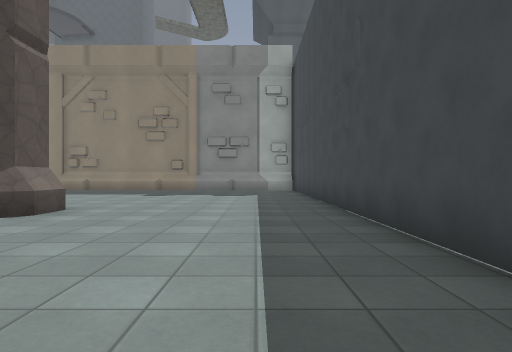
View 1 (above)

24 first-person views from a walk through a 3-D level made in the Godot game engine. The camera is 1.2 m above the floor, looks level and sees 75° across. The floor is counted in squares, 2 m on a side. Each view is taken from the middle of a square. On the plan, view 1 faces up. The plan holds only what a view shows up to about 10 squares ahead; the rest is blank. The place goes on beyond the plan. Flat picture figures and markers are not drawn. Characters and animated objects are left out. Some surface patterns are stand-ins.

View 2
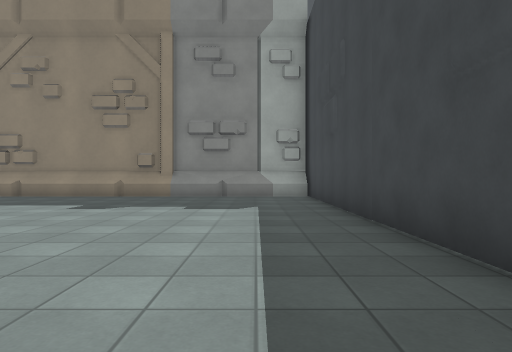

View 3
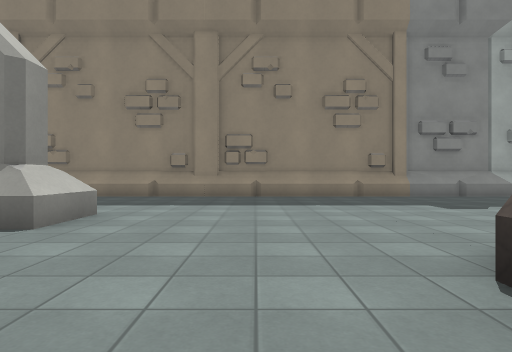

View 4
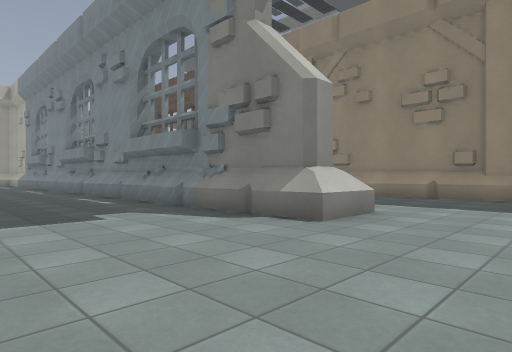

View 5
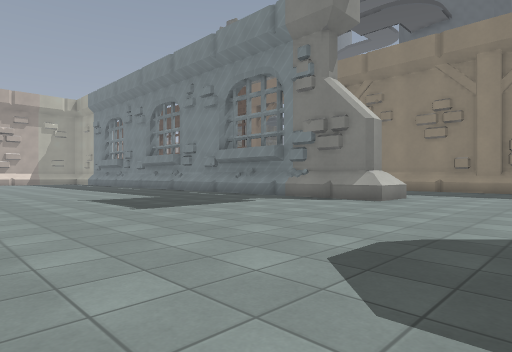

View 6
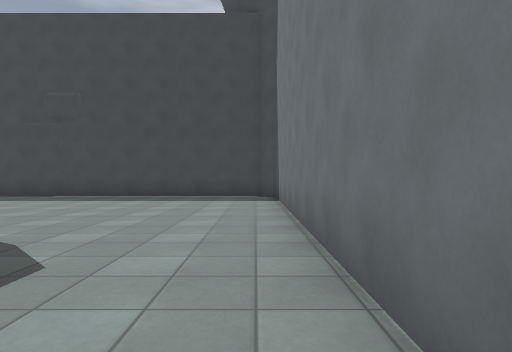

View 7
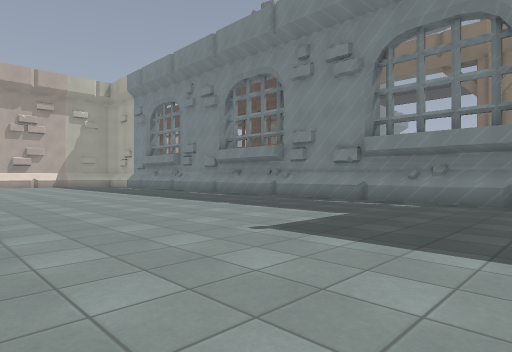

View 8
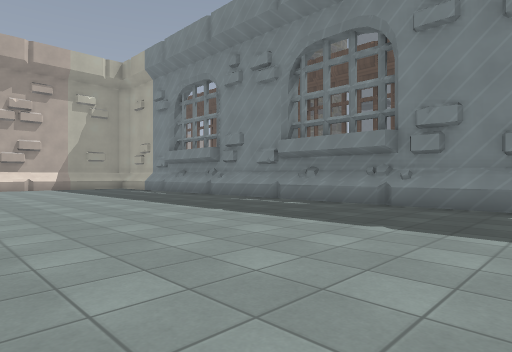

View 9
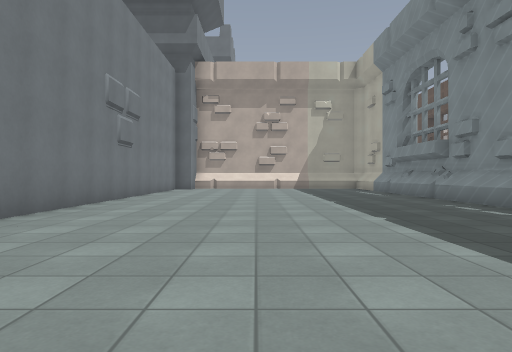

View 10
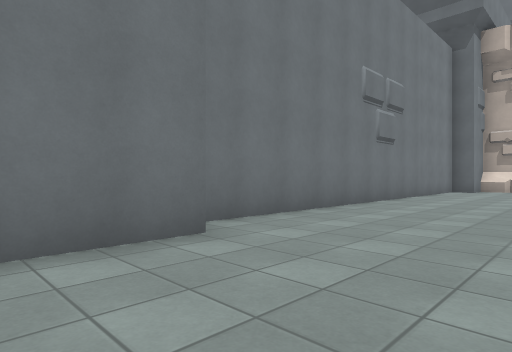

View 11
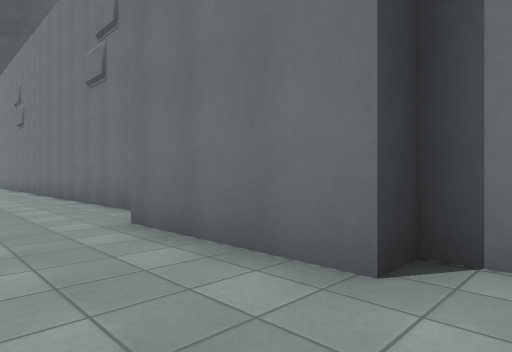

View 12
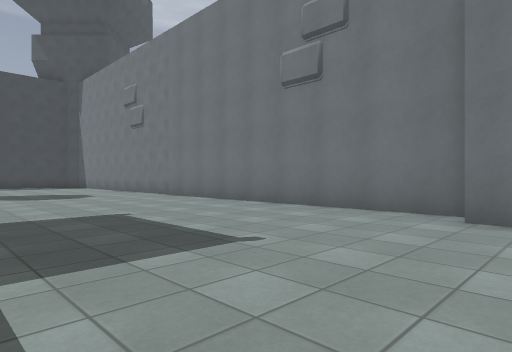

View 13
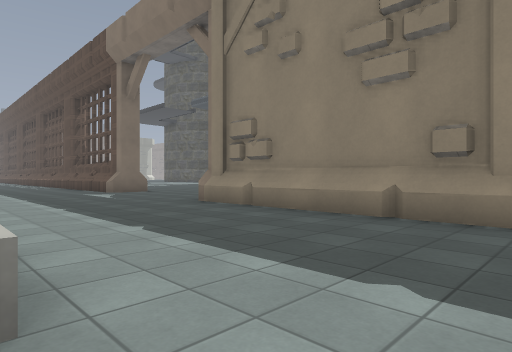

View 14
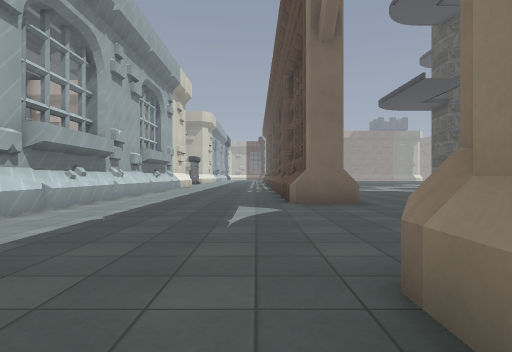

View 15
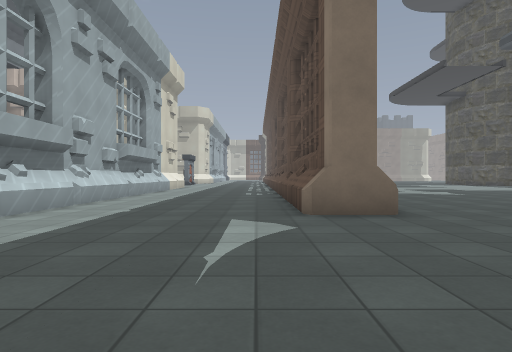

View 16
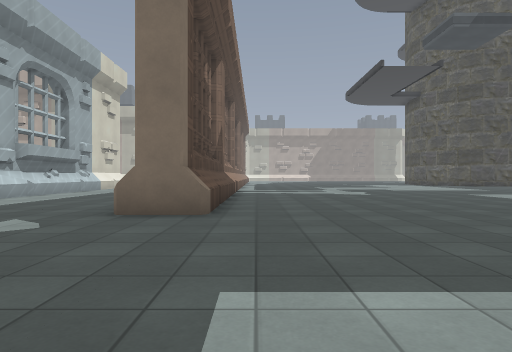

View 17
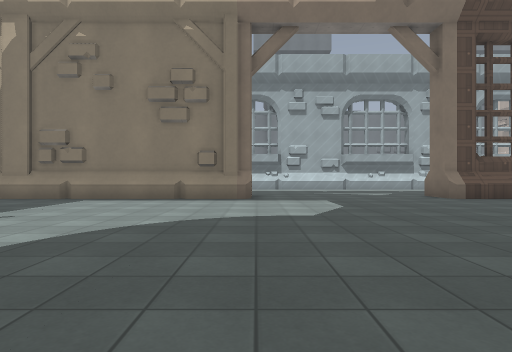

View 18
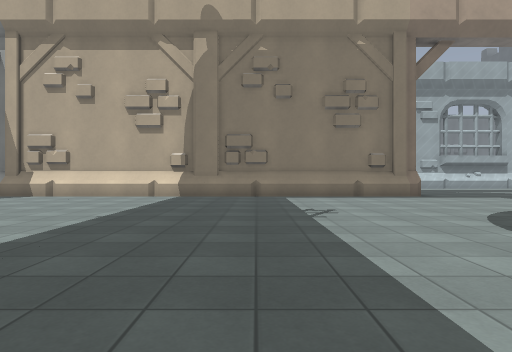

View 19
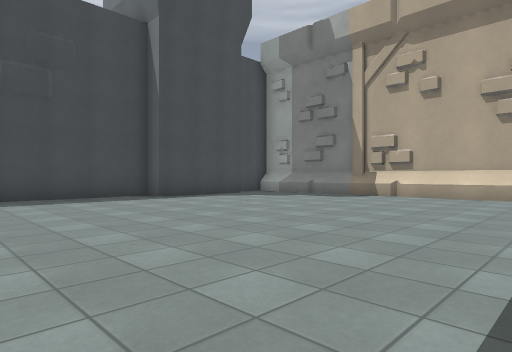

View 20
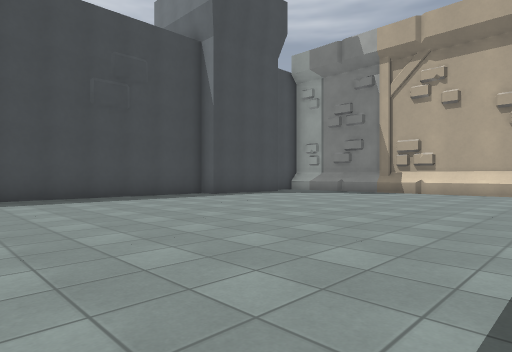

View 21
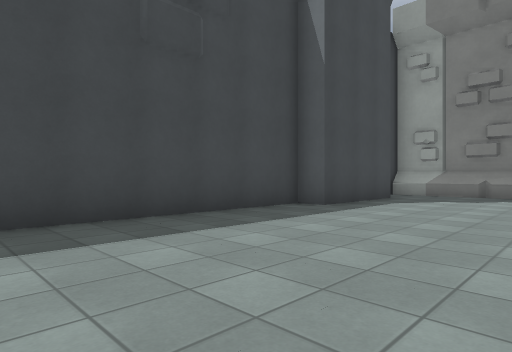

View 22
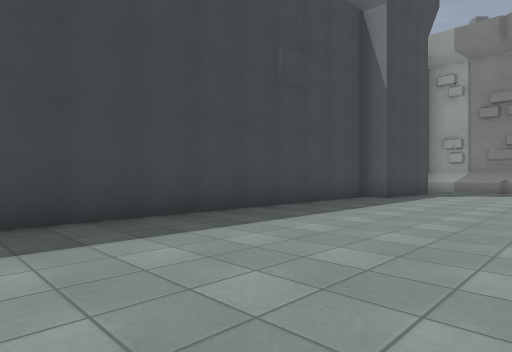

View 23
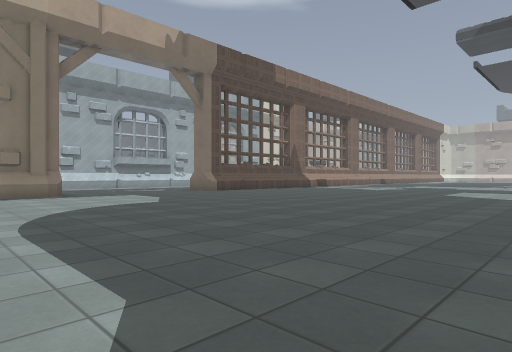

View 24
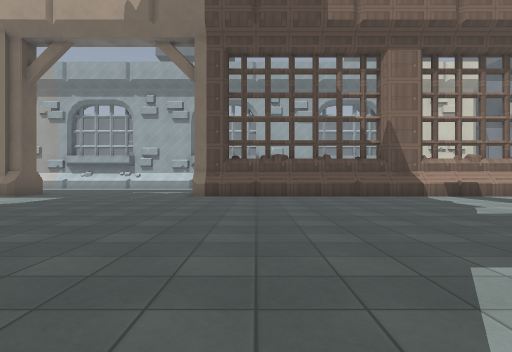

### Floor plan
Points are (right, up) in squares from view 1. A wall is a line through its corners. A room is listed if a view was taken in it or the views show most of it. See-through windows are left out.
Room 1 (views 1, 2, 3, 4, 5, 6, 7, 8, 9, 10, 11, 12, 13, 14, 15, 16, 17, 18, 19, 20, 21, 22, 23, 24)
walls: (-14.9, 14.9) (0, 14.9); (-8.1, 14) (-14.9, 14); (-20.1, 15.2) (-20.1, 14) (-22.9, 14); (-9.9, 8.8) (-9.9, 8.1) (-12.4, 8.1); (-12.6, 8.1) (-26, 8.1); (-2.4, 14) (-2.9, 14); (-20.8, 8) (-21.4, 7.8); (-22.5, 8.9) (-18.4, 8.9); (-25, 14.9) (-20.1, 14.9); (-3.7, 6) (-3.7, 5); (0.9, 16.9) (0.9, 20.1) (1.6, 20.1) (1.6, 28.5); (-25.1, 8.9) (-22.6, 8.9); (-3.4, 5.1) (-3.7, 4.8); (-15.8, -0.6) (1.1, -0.6) (1.6, -0.2) (1.6, 13.8); (-27.5, -0.6) (-19.1, -0.6) (-19.1, 0.1) (-15.9, 0.1)
low walls: (-12.9, 15.2) (-10.1, 15.2); (-14.8, 15.2) (-13.1, 15.2); (-13.1, 13.8) (-14.8, 13.8); (-9.9, 15.2) (-7.1, 15.2); (-10.1, 13.8) (-12.9, 13.8); (-6.9, 15.2) (-4.1, 15.2); (-7.1, 13.8) (-9.9, 13.8); (-20.1, 13.8) (-21.8, 13.8); (-9.5, 9.2) (-9.5, 7.8) (-10.9, 7.8); (-13.1, 7.8) (-15.9, 7.8); (-11.1, 7.8) (-12.9, 7.8); (-16.1, 7.8) (-21.9, 7.8); (-18.9, 9.3) (-17.9, 9.3); (-21.9, 15.2) (-20.1, 15.2); (-3.9, 15.2) (-2.5, 15.2); (-4.1, 13.8) (-6.9, 13.8); (-21.9, 9.3) (-19.1, 9.3); (-1.6, 15.2) (-1.1, 15.2); (-24.9, 15.2) (-22.1, 15.2); (-1.1, 13.8) (-3.9, 13.8); (-0.9, 15.2) (0.4, 15.2); (-22.1, 7.8) (-26, 7.8); (-24.9, 9.3) (-22.1, 9.3); (-3.4, 6) (-3.4, 5.1); (-27.5, 15.2) (-25.1, 15.2); (1.6, 13.8) (-0.9, 13.8)

Where each view was taken, in squares from view 1:
view 1: 0 up, 0 right, facing up
view 2: 4 up, 0 right, facing up
view 3: 4 up, 7 left, facing up
view 4: 4 up, 7 left, facing up-left
view 5: 0 up, 6 left, facing up-left
view 6: 0 up, 8 left, facing right
view 7: 0 up, 12 left, facing up-left
view 8: 1 up, 16 left, facing up-left
view 9: 3 up, 16 left, facing left
view 10: 3 up, 17 left, facing down-left
view 11: 2 up, 20 left, facing down-right
view 12: 5 up, 17 left, facing down-right
view 13: 9 up, 8 left, facing up-left
view 14: 13 up, 13 left, facing left
view 15: 13 up, 15 left, facing left
view 16: 16 up, 15 left, facing left
view 17: 24 up, 15 left, facing down
view 18: 25 up, 10 left, facing down
view 19: 25 up, 8 left, facing down-right
view 20: 27 up, 8 left, facing down-right
view 21: 26 up, 3 left, facing down-right
view 22: 29 up, 3 left, facing down-right
view 23: 26 up, 12 left, facing down-left
view 24: 25 up, 22 left, facing down
